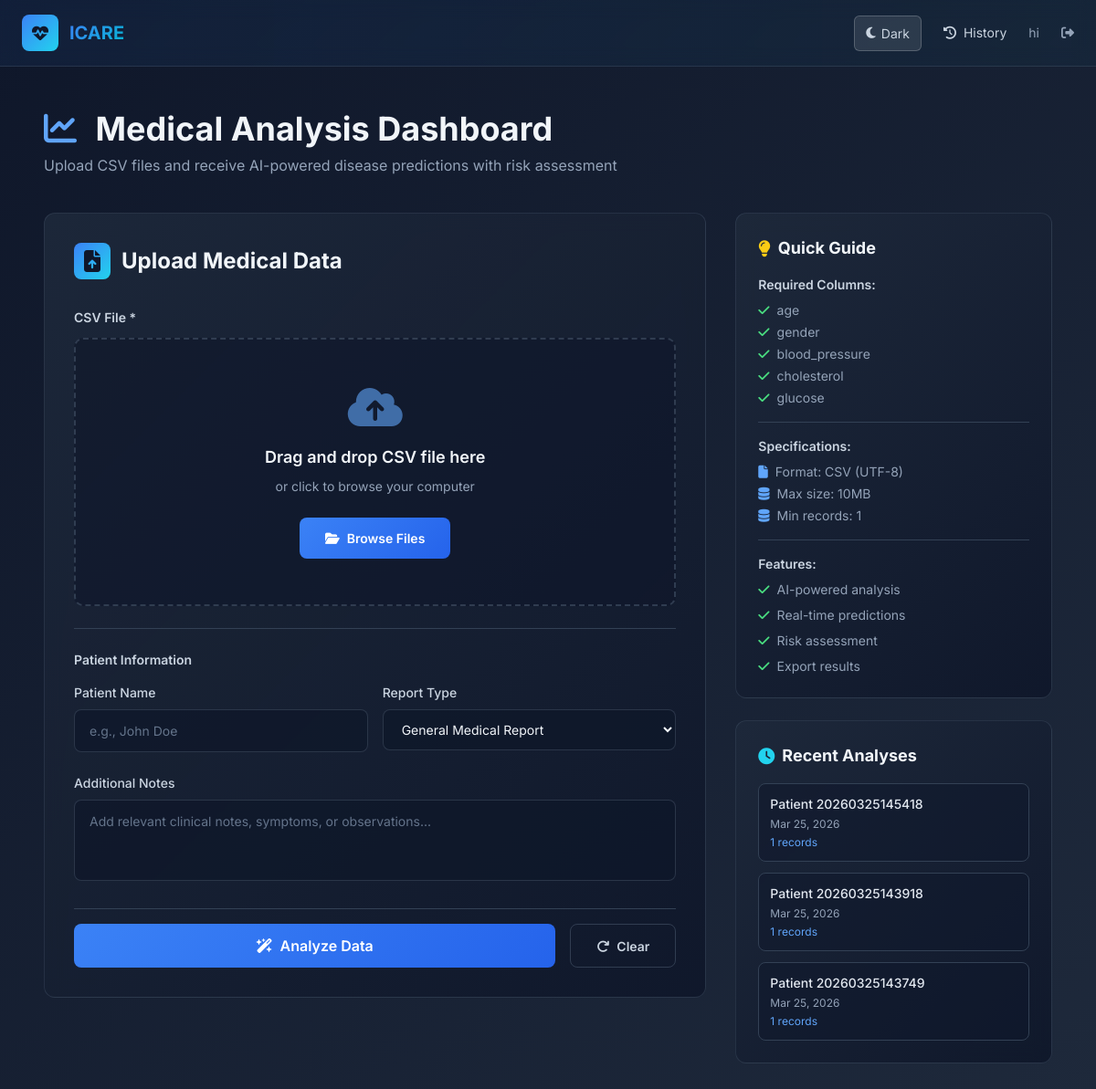
/dashboard/ (signed in), run on the app's committed database.
### app/models.py (models this page shows, shortened)
class AnalysisResult(models.Model):
    RISK_CHOICES = [
        ('High', 'High Risk'),
        ('Medium', 'Medium Risk'),
        ('Low', 'Low Risk'),
    ]
    medical_report = models.OneToOneField(MedicalReport, on_delete=models.CASCADE, related_name='analysis_result')
    user = models.ForeignKey(User, on_delete=models.CASCADE, related_name='analysis_results')
    total_patients = models.IntegerField(default=0)
    total_diseases_analyzed = models.IntegerField(default=0)
    high_risk_count = models.IntegerField(default=0)
    medium_risk_count = models.IntegerField(default=0)
    low_risk_count = models.IntegerField(default=0)
    average_confidence = models.FloatField(default=0.0)
    email_alert_sent = models.BooleanField(default=False)
    alert_disease_count = models.IntegerField(default=0)
    alert_retry_count = models.IntegerField(default=0)
    alert_risk_type = models.CharField(max_length=20, blank=True, null=True)
    predictions_json = models.JSONField(default=dict)
    recommendations = models.TextField(blank=True, null=True, help_text="AI-generated clinical recommendations")
    follow_up_actions = models.TextField(blank=True, null=True, help_text="Recommended follow-up actions")
    created_at = models.DateTimeField(auto_now_add=True)
    updated_at = models.DateTimeField(auto_now=True)
    analysis_duration = models.FloatField(default=0.0, help_text="Analysis time in seconds")
    class Meta:
        ordering = ['-created_at']

class MedicalReport(models.Model):
    user = models.ForeignKey(User, on_delete=models.CASCADE, related_name='medical_reports')
    patient_name = models.CharField(max_length=200, blank=True)
    csv_file = models.FileField(upload_to='medical_reports/')
    details = models.TextField(blank=True, null=True)
    age = models.IntegerField(blank=True, null=True)
    gender = models.CharField(max_length=20, blank=True, null=True)
    blood_pressure = models.CharField(max_length=20, blank=True, null=True)
    cholesterol = models.CharField(max_length=20, blank=True, null=True)
    glucose = models.CharField(max_length=20, blank=True, null=True)
    clinical_notes = models.TextField(blank=True, null=True)
    medications = models.TextField(blank=True, null=True, help_text="Current medications")
    allergies = models.TextField(blank=True, null=True)
    family_history = models.TextField(blank=True, null=True)
    created_at = models.DateTimeField(auto_now_add=True)
    updated_at = models.DateTimeField(auto_now=True)
    class Meta:
        ordering = ['-created_at']

### app/views.py (the view, shortened to what this page needs)
# urls.py: path('dashboard/',views.dashboard,name='dashboard'),
@login_required(login_url='login')
def dashboard(request):
    context = get_theme_context(request)
    context.update({
        'upload_status': None,
        'upload_progress': None,
    })
    recent_analyses = AnalysisResult.objects.filter(user=request.user).order_by('-created_at')[:3]
    context['recent_analyses'] = recent_analyses
    return render(request, 'dashboard.html', context)

### app/views.py (called while the page is built)
def get_theme_context(request):
    theme = request.COOKIES.get('theme', 'dark')
    return {'theme': theme}

### app/templates/dashboard.html (shortened to what this page needs)
{% load static %}
<!DOCTYPE html>
<html lang="en">
<head>
    <script src="https://cdn.tailwindcss.com"></script>
    <link rel="stylesheet" href="https://cdnjs.cloudflare.com/ajax/libs/font-awesome/6.4.0/css/all.min.css">
</head>
<body>
    <nav class="sticky top-0 z-50 nav-header">
        <div class="max-w-7xl mx-auto px-6 py-4">
            <div class="flex justify-between items-center">
                <div class="flex items-center gap-3">
                    <div class="w-10 h-10 bg-gradient-to-br from-blue-500 to-cyan-400 rounded-lg flex items-center justify-center">
                        <i class="fas fa-heartbeat text-slate-900 text-lg font-bold"></i>
                    </div>
                    <h1 class="text-xl font-bold gradient-text">ICARE</h1>
                </div>
                <div class="flex items-center gap-6">
                    <button class="theme-toggle-btn" onclick="toggleTheme()">
                        <i class="fas fa-moon" id="themeIcon"></i>
                        <span id="themeText">Light</span>
                    </button>
                    <a href="{% url 'analysis_history' %}" class="text-slate-300 hover:text-blue-400 transition flex items-center gap-2 text-sm font-500">
                        <i class="fas fa-history"></i>
                        History
                    </a>
                    {% if user.is_authenticated %}
                        <span class="text-slate-400 text-sm">{{ user.first_name|default:user.username }}</span>
                        <a href="{% url 'logout' %}" class="text-slate-400 hover:text-red-400 transition text-sm">
                            <i class="fas fa-sign-out-alt"></i>
                        </a>
                    {% endif %}
                </div>
            </div>
        </div>
    </nav>
    <main class="max-w-6xl mx-auto px-6 py-12">
        <div class="mb-10 animate-slide-in">
            <h2 class="text-4xl font-bold mb-2">
                <i class="fas fa-chart-line text-blue-400 mr-3"></i>
                Medical Analysis Dashboard
            </h2>
            <p class="text-slate-400 text-base">Upload CSV files and receive AI-powered disease predictions with risk assessment</p>
        </div>
        {% if not results %}
            <div class="grid lg:grid-cols-3 gap-8">
                <div class="lg:col-span-2">
                    <div class="card p-8 animate-slide-in">
                        <h3 class="text-2xl font-bold mb-8 flex items-center gap-3">
                            <div class="w-10 h-10 bg-gradient-to-br from-blue-500 to-cyan-400 rounded-lg flex items-center justify-center">
                                <i class="fas fa-file-upload text-slate-900"></i>
                            </div>
                            Upload Medical Data
                        </h3>
                        <form id="uploadForm" method="POST" enctype="multipart/form-data" class="space-y-6">
                            <div>
                                <label class="block text-sm font-semibold text-slate-300 mb-3">CSV File *</label>
                                <div class="drop-zone" id="dropZone">
                                    <div class="text-5xl mb-4 opacity-60">
                                        <i class="fas fa-cloud-arrow-up text-blue-400"></i>
                                    </div>
                                    <p class="text-lg font-semibold mb-2">Drag and drop CSV file here</p>
                                    <p class="text-slate-400 text-sm mb-6">or click to browse your computer</p>
                                    <button type="button" id="browseButton" class="btn-primary">
                                        <i class="fas fa-folder-open mr-2"></i>Browse Files
                                    </button>
                                </div>
                            </div>
                            <div class="border-t border-slate-700 pt-6">
                                <h4 class="text-sm font-semibold text-slate-300 mb-4">Patient Information</h4>
                                <div class="grid sm:grid-cols-2 gap-4">
                                    <div>
                                        <label class="block text-sm font-medium text-slate-300 mb-2">Patient Name</label>
                                        <input type="text" name="patient_name" placeholder="e.g., John Doe"
                                            class="form-input w-full">
                                    </div>
                                    <div>
                                        <label class="block text-sm font-medium text-slate-300 mb-2">Report Type</label>
                                        <select name="report_type" class="form-input w-full">
                                            <option value="general">General Medical Report</option>
                                        </select>
                                    </div>
                                </div>
                            </div>
                            <div>
                                <label class="block text-sm font-medium text-slate-300 mb-2">Additional Notes</label>
                                <textarea name="details" rows="3" placeholder="Add relevant clinical notes, symptoms, or observations..."
                                    class="form-input w-full resize-none"></textarea>
                            </div>
                            <div class="flex gap-4 pt-4 border-t border-slate-700">
                                <button type="submit" id="submitBtn" class="btn-primary flex-1 flex items-center justify-center gap-2 text-base font-semibold">
                                    <i class="fas fa-wand-magic-sparkles"></i>
                                    Analyze Data
                                </button>
                                <button type="reset" class="btn-secondary">
                                    <i class="fas fa-redo mr-2"></i>Clear
                                </button>
                            </div>
                        </form>
                    </div>
                </div>
                <div class="space-y-6">
                    <div class="card p-6 h-fit animate-slide-in" style="animation-delay: 0.1s">
                        <h4 class="text-lg font-bold mb-4 flex items-center gap-2">
                            <i class="fas fa-lightbulb text-yellow-400"></i>
                            Quick Guide
                        </h4>
                        <div class="space-y-4 text-sm">
                            <div>
                                <p class="font-semibold text-slate-300 mb-2">Required Columns:</p>
                                <div class="space-y-1 text-slate-400">
                                    <div><i class="fas fa-check text-green-400 mr-2"></i>age</div>
                                    <div><i class="fas fa-check text-green-400 mr-2"></i>gender</div>
                                    <div><i class="fas fa-check text-green-400 mr-2"></i>blood_pressure</div>
                                    <div><i class="fas fa-check text-green-400 mr-2"></i>cholesterol</div>
                                    <div><i class="fas fa-check text-green-400 mr-2"></i>glucose</div>
                                </div>
                            </div>
                            <div class="border-t border-slate-700 pt-4">
                                <p class="font-semibold text-slate-300 mb-2">Specifications:</p>
                                <ul class="text-slate-400 space-y-1">
                                    <li><i class="fas fa-file mr-2 text-blue-400"></i>Format: CSV (UTF-8)</li>
                                    <li><i class="fas fa-database mr-2 text-blue-400"></i>Max size: 10MB</li>
                                    <li><i class="fas fa-database mr-2 text-blue-400"></i>Min records: 1</li>
                                </ul>
                            </div>
                            <div class="border-t border-slate-700 pt-4">
                                <p class="font-semibold text-slate-300 mb-2">Features:</p>
                                <ul class="text-slate-400 space-y-2">
                                    <li><i class="fas fa-check text-green-400 mr-2"></i>AI-powered analysis</li>
                                    <li><i class="fas fa-check text-green-400 mr-2"></i>Real-time predictions</li>
                                    <li><i class="fas fa-check text-green-400 mr-2"></i>Risk assessment</li>
                                    <li><i class="fas fa-check text-green-400 mr-2"></i>Export results</li>
                                </ul>
                            </div>
                        </div>
                    </div>
                    {% if recent_analyses %}
                    <div class="card p-6 animate-slide-in" style="animation-delay: 0.2s">
                        <h4 class="text-lg font-bold mb-4 flex items-center gap-2">
                            <i class="fas fa-clock text-cyan-400"></i>
                            Recent Analyses
                        </h4>
                        <div class="space-y-3 text-sm">
                            {% for analysis in recent_analyses %}
                            <a href="{% url 'analysis_detail' analysis.id %}" class="block p-3 rounded-lg bg-slate-900/50 hover:bg-slate-900 transition border border-slate-700 hover:border-blue-500">
                                <div class="font-medium text-slate-200 truncate">{{ analysis.medical_report.patient_name }}</div>
                                <div class="text-xs text-slate-400 mt-1">{{ analysis.created_at|date:"M d, Y" }}</div>
                                <div class="text-xs text-blue-400 mt-1">{{ analysis.total_patients }} records</div>
                            </a>
                            {% endfor %}
                        </div>
                    </div>
                    {% endif %}
                </div>
            </div>
        {% endif %}
    </main>
</body>
</html>

### app/templates/dashboard.html (style rules this page uses)
* { font-family: 'Inter', sans-serif; }
body { background: linear-gradient(135deg, #0f172a 0%, #1e293b 100%); min-height: 100vh; color: #f1f5f9; }
.animate-slide-in { animation: slideInUp 0.5s ease-out forwards; }
.card { background: linear-gradient(135deg, rgba(30, 41, 59, 0.9) 0%, rgba(15, 23, 42, 0.9) 100%); border: 1px solid rgba(71, 85, 105, 0.4); backdrop-filter: blur(10px); border-radius: 12px; }
.btn-primary { background: linear-gradient(135deg, #3b82f6 0%, #2563eb 100%); color: white; border: none; border-radius: 8px; padding: 12px 28px; font-weight: 600; cursor: pointer; transition: all 0.3s ease; font-size: 14px; }
.btn-secondary { border: 1px solid rgba(71, 85, 105, 0.6); background: transparent; color: #cbd5e1; padding: 12px 28px; border-radius: 8px; cursor: pointer; font-weight: 600; transition: all 0.3s ease; font-size: 14px; }
.drop-zone { border: 2px dashed rgba(71, 85, 105, 0.6); border-radius: 10px; padding: 50px 30px; text-align: center; cursor: pointer; transition: all 0.3s ease; background: rgba(15, 23, 42, 0.6); }
.form-input { background: rgba(15, 23, 42, 0.7); border: 1px solid rgba(71, 85, 105, 0.5); border-radius: 8px; padding: 12px 16px; color: #f1f5f9; font-size: 14px; transition: all 0.3s ease; }
.form-input::placeholder { color: #64748b; }
.nav-header { background: linear-gradient(90deg, rgba(59, 130, 246, 0.08) 0%, rgba(6, 182, 212, 0.04) 100%); border-bottom: 1px solid rgba(71, 85, 105, 0.4); backdrop-filter: blur(10px); }
.gradient-text { background: linear-gradient(135deg, #3b82f6 0%, #06b6d4 100%); -webkit-background-clip: text; -webkit-text-fill-color: transparent; background-clip: text; }
.theme-toggle-btn { background: rgba(255, 255, 255, 0.1); border: 1px solid rgba(255, 255, 255, 0.2); color: #cbd5e1; padding: 8px 12px; border-radius: 6px; cursor: pointer; transition: all 0.3s ease; font-size: 14px; display: flex; align-items: center; gap: 6px; }

### data on the page
AnalysisResult: medical_report.patient_name "Patient 20260325145418", created_at "Mar 25, 2026", total_patients "1"
AnalysisResult: medical_report.patient_name "Patient 20260325143918", created_at "Mar 25, 2026", total_patients "1"
AnalysisResult: medical_report.patient_name "Patient 20260325143749", created_at "Mar 25, 2026", total_patients "1"

### other printed values
{{ user.first_name|default:user.username }} "hi"
